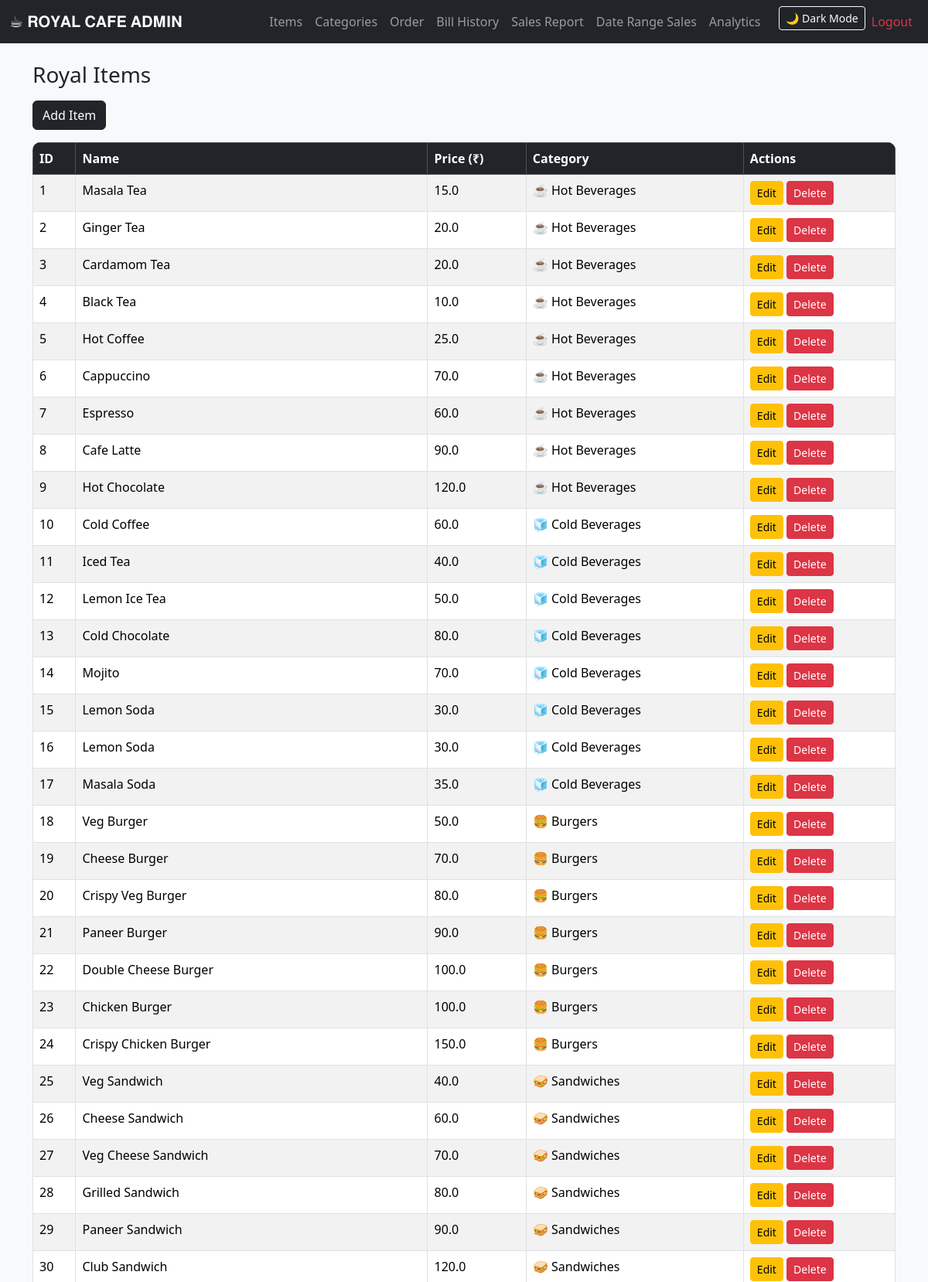
/items (signed in, upper part), run on the app's committed database.
### tables this page shows
CREATE TABLE items(
            id INTEGER PRIMARY KEY AUTOINCREMENT,
            name TEXT,
            price REAL,
            category_id INTEGER,
            FOREIGN KEY(category_id) REFERENCES categories(id)
        );

CREATE TABLE categories(
            id INTEGER PRIMARY KEY AUTOINCREMENT,
            name TEXT UNIQUE
        );

### app.py (the view)
@app.route("/items")
def items():
    if "user" not in session:
        return redirect("/")
    con = db()
    cur = con.cursor()
    data = cur.execute("""
        SELECT items.id, items.name, items.price, categories.name
        FROM items
        LEFT JOIN categories ON categories.id = items.category_id
    """).fetchall()
    con.close()
    return render_template("items.html", items=data, title="Menu Items")

### app.py (called while the page is built)
def db():
    return sqlite3.connect(DB)

### templates/items.html
{% extends "layout.html" %}
{% block content %}
<h3 class="mb-3"> Royal Items</h3>
<a class="btn btn-dark mb-3" href="/add">Add Item</a>
<div class="table-responsive">
<table class="table table-striped table-bordered shadow-sm">
    <thead class="table-dark">
        <tr>
            <th>ID</th>
            <th>Name</th>
            <th>Price (₹)</th>
            <th>Category</th>
            <th>Actions</th>
        </tr>
    </thead>
    <tbody>
        {% for i in items %}
        <tr>
            <td>{{ i[0] }}</td>
            <td>{{ i[1] }}</td>
            <td>{{ i[2] }}</td>
            <td>{{ i[3] or 'Uncategorized' }}</td>
            <td>
                <a href="/edit/{{ i[0] }}" class="btn btn-sm btn-warning">Edit</a>
                <a href="/delete/{{ i[0] }}" class="btn btn-sm btn-danger">Delete</a>
            </td>
        </tr>
        {% endfor %}
    </tbody>
</table>
</div>
{% endblock %}

### static/style.css (style rules this page uses)
body { background: #f5f5f5; }
table { background: white; border-radius: 10px; overflow: hidden; }

### templates/layout.html (style rules this page uses)
body { background: #f8f9fa; color: #212529; }

### data on the page
items: id "1", name "Masala Tea", price "15.0", name "☕ Hot Beverages"
items: id "2", name "Ginger Tea", price "20.0", name "☕ Hot Beverages"
items: id "3", name "Cardamom Tea", price "20.0", name "☕ Hot Beverages"
items: id "4", name "Black Tea", price "10.0", name "☕ Hot Beverages"
items: id "5", name "Hot Coffee", price "25.0", name "☕ Hot Beverages"
items: id "6", name "Cappuccino", price "70.0", name "☕ Hot Beverages"
items: id "7", name "Espresso", price "60.0", name "☕ Hot Beverages"
items: id "8", name "Cafe Latte", price "90.0", name "☕ Hot Beverages"
items: id "9", name "Hot Chocolate", price "120.0", name "☕ Hot Beverages"
items: id "10", name "Cold Coffee", price "60.0", name "🧊 Cold Beverages"
items: id "11", name "Iced Tea", price "40.0", name "🧊 Cold Beverages"
items: id "12", name "Lemon Ice Tea", price "50.0", name "🧊 Cold Beverages"
items: id "13", name "Cold Chocolate", price "80.0", name "🧊 Cold Beverages"
items: id "14", name "Mojito", price "70.0", name "🧊 Cold Beverages"
items: id "15", name "Lemon Soda", price "30.0", name "🧊 Cold Beverages"
items: id "16", name "Lemon Soda", price "30.0", name "🧊 Cold Beverages"
items: id "17", name "Masala Soda", price "35.0", name "🧊 Cold Beverages"
items: id "18", name "Veg Burger", price "50.0", name "🍔 Burgers"
items: id "19", name "Cheese Burger", price "70.0", name "🍔 Burgers"
items: id "20", name "Crispy Veg Burger", price "80.0", name "🍔 Burgers"
items: id "21", name "Paneer Burger", price "90.0", name "🍔 Burgers"
items: id "22", name "Double Cheese Burger", price "100.0", name "🍔 Burgers"
items: id "23", name "Chicken Burger", price "100.0", name "🍔 Burgers"
items: id "24", name "Crispy Chicken Burger", price "150.0", name "🍔 Burgers"
items: id "25", name "Veg Sandwich", price "40.0", name "🥪 Sandwiches"
items: id "26", name "Cheese Sandwich", price "60.0", name "🥪 Sandwiches"
items: id "27", name "Veg Cheese Sandwich", price "70.0", name "🥪 Sandwiches"
items: id "28", name "Grilled Sandwich", price "80.0", name "🥪 Sandwiches"
items: id "29", name "Paneer Sandwich", price "90.0", name "🥪 Sandwiches"
items: id "30", name "Club Sandwich", price "120.0", name "🥪 Sandwiches"
